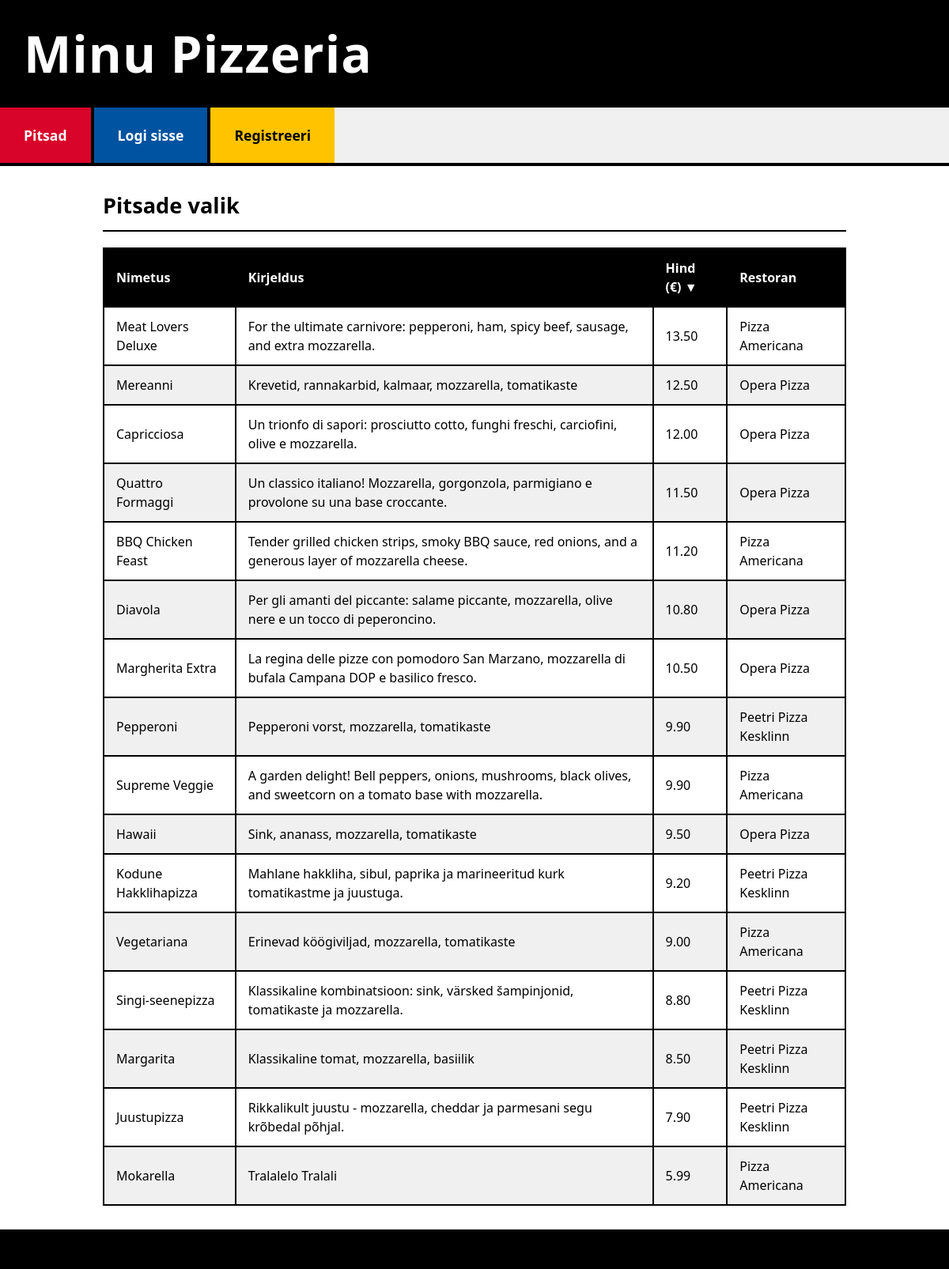
The page /pizzas_list.php?sort=hind&dir=DESC on the database its author committed.
### tables this page shows
CREATE TABLE `pitsad` (
  `PitsaID` int(11) NOT NULL,
  `Nimetus` varchar(100) NOT NULL,
  `Kirjeldus` text DEFAULT NULL,
  `Hind` decimal(10,2) NOT NULL,
  `RestoranID` int(11) DEFAULT NULL
);

CREATE TABLE `pitsarestoranid` (
  `RestoranID` int(11) NOT NULL,
  `Nimi` varchar(255) NOT NULL,
  `Aadress` text DEFAULT NULL,
  `Telefon` varchar(50) DEFAULT NULL,
  `AvatudAlates` time DEFAULT NULL,
  `AvatudKuni` time DEFAULT NULL
);

### abifunktsioonid.php (called while the page is built, shortened)
<?php
function saa_koik_pitsad($sort_column = 'p.Nimetus', $sort_direction = 'ASC') {
    global $yhendus;
    $pitsad = [];
    $allowed_sort_columns = ['p.Nimetus', 'p.Hind', 'pr.Nimi'];
    $allowed_sort_directions = ['ASC', 'DESC'];
    $sql = "SELECT p.*, pr.Nimi as RestoraniNimi
            FROM pitsad p
            LEFT JOIN pitsarestoranid pr ON p.RestoranID = pr.RestoranID
            ORDER BY " . $yhendus->real_escape_string($sort_column) . " " . $yhendus->real_escape_string($sort_direction);
    $result = $yhendus->query($sql);
    if ($result->num_rows > 0) {
        while ($row = $result->fetch_assoc()) {
            $pitsad[] = $row;
        }
    }
    return $pitsad;
}
?>

### pizzas_list.php (the view, shortened to what this page needs)
<?php
require_once('conf3.php');
require_once('abifunktsioonid.php');
$sort_column = isset($_GET['sort']) ? $_GET['sort'] : 'p.Nimetus';
$sort_direction = isset($_GET['dir']) ? strtoupper($_GET['dir']) : 'ASC';
$allowed_get_sort_columns = [
    'nimetus' => 'p.Nimetus',
    'hind' => 'p.Hind',
    'restoran' => 'pr.Nimi'
];
if (isset($allowed_get_sort_columns[$sort_column])) {
    $db_sort_column = $allowed_get_sort_columns[$sort_column];
} else {
    $db_sort_column = 'p.Nimetus';
    $sort_column = 'nimetus';
}
$pitsad = saa_koik_pitsad($db_sort_column, $sort_direction);
require_once('header.php');
?>
    <div class="content-block">
        <h2>Pitsade valik</h2>
        <?php if (!empty($pitsad)): ?>
            <table>
                <thead>
                <tr>
                    <th>
                        <a href="pizzas_list.php?sort=nimetus&dir=<?php echo ($sort_column == 'nimetus' && $sort_direction == 'ASC') ? 'DESC' : 'ASC'; ?>">
                            Nimetus <?php if ($sort_column == 'nimetus') echo ($sort_direction == 'ASC' ? '▲' : '▼'); ?>
                        </a>
                    </th>
                    <th>Kirjeldus</th>
                    <th>
                        <a href="pizzas_list.php?sort=hind&dir=<?php echo ($sort_column == 'hind' && $sort_direction == 'ASC') ? 'DESC' : 'ASC'; ?>">
                            Hind (€) <?php if ($sort_column == 'hind') echo ($sort_direction == 'ASC' ? '▲' : '▼'); ?>
                        </a>
                    </th>
                    <th>
                        <a href="pizzas_list.php?sort=restoran&dir=<?php echo ($sort_column == 'restoran' && $sort_direction == 'ASC') ? 'DESC' : 'ASC'; ?>">
                            Restoran <?php if ($sort_column == 'restoran') echo ($sort_direction == 'ASC' ? '▲' : '▼'); ?>
                        </a>
                    </th>
                </tr>
                </thead>
                <tbody>
                <?php foreach ($pitsad as $pitsa): ?>
                    <tr>
                        <td><?php echo htmlspecialchars($pitsa['Nimetus']); ?></td>
                        <td><?php echo nl2br(htmlspecialchars($pitsa['Kirjeldus'])); ?></td>
                        <td><?php echo htmlspecialchars(number_format($pitsa['Hind'], 2)); ?></td>
                        <td><?php echo htmlspecialchars($pitsa['RestoraniNimi'] ?? 'N/A'); ?></td>
                    </tr>
                <?php endforeach; ?>
                </tbody>
            </table>
        <?php else: ?>
            <p>Hetkel ei ole ühtegi pitsat saadaval.</p>
            <?php if ($yhendus->error) echo "<p style='color:red'>Andmebaasi viga: " . htmlspecialchars($yhendus->error) . "</p>";  ?>
        <?php endif; ?>
    </div>
<?php
require_once('footer.php');
?>

### style.css (style rules this page uses)
* { box-sizing: border-box; margin: 0; padding: 0; }
body { font-family: 'Segoe UI', Arial, sans-serif; background-color: #E0E0E0; color: #000000; line-height: 1.5; }
.content-block { padding: 30px; border-bottom: 4px solid #000000; }
.content-block:last-child { border-bottom: none; }
.content-block h2 { font-size: 1.7em; color: #000000; margin-bottom: 20px; padding-bottom: 10px; border-bottom: 2px solid #000000; font-weight: 600; }
table { width: 100%; border-collapse: collapse; margin-top: 10px; }
th, td { border: 2px solid #000000; padding: 12px 15px; text-align: left; background-color: #FFFFFF; }
th { background-color: #000000; color: white; font-weight: 600; }
th a { color: white; text-decoration: none; }
tr:nth-child(even) td { background-color: #F0F0F0; }

### rows shown on the page
pitsad: Nimetus "Meat Lovers Deluxe", Kirjeldus "For the ultimate carnivore: pepperoni, ham, spicy beef, sausage, and extra mozzarella.", Hind "13.50", RestoranID.Nimi "Pizza Americana"
pitsad: Nimetus "Mereanni", Kirjeldus "Krevetid, rannakarbid, kalmaar, mozzarella, tomatikaste", Hind "12.50", RestoranID.Nimi "Opera Pizza"
pitsad: Nimetus "Capricciosa", Kirjeldus "Un trionfo di sapori: prosciutto cotto, funghi freschi, carciofini, olive e mozzarella.", Hind "12.00", RestoranID.Nimi "Opera Pizza"
pitsad: Nimetus "Quattro Formaggi", Kirjeldus "Un classico italiano! Mozzarella, gorgonzola, parmigiano e provolone su una base croccante.", Hind "11.50", RestoranID.Nimi "Opera Pizza"
pitsad: Nimetus "BBQ Chicken Feast", Kirjeldus "Tender grilled chicken strips, smoky BBQ sauce, red onions, and a generous layer of mozzarella cheese.", Hind "11.20", RestoranID.Nimi "Pizza Americana"
pitsad: Nimetus "Diavola", Kirjeldus "Per gli amanti del piccante: salame piccante, mozzarella, olive nere e un tocco di peperoncino.", Hind "10.80", RestoranID.Nimi "Opera Pizza"
pitsad: Nimetus "Margherita Extra", Kirjeldus "La regina delle pizze con pomodoro San Marzano, mozzarella di bufala Campana DOP e basilico fresco.", Hind "10.50", RestoranID.Nimi "Opera Pizza"
pitsad: Nimetus "Pepperoni", Kirjeldus "Pepperoni vorst, mozzarella, tomatikaste", Hind "9.90", RestoranID.Nimi "Peetri Pizza Kesklinn"
pitsad: Nimetus "Supreme Veggie", Kirjeldus "A garden delight! Bell peppers, onions, mushrooms, black olives, and sweetcorn on a tomato base with mozzarella.", Hind "9.90", RestoranID.Nimi "Pizza Americana"
pitsad: Nimetus "Hawaii", Kirjeldus "Sink, ananass, mozzarella, tomatikaste", Hind "9.50", RestoranID.Nimi "Opera Pizza"
pitsad: Nimetus "Kodune Hakklihapizza", Kirjeldus "Mahlane hakkliha, sibul, paprika ja marineeritud kurk tomatikastme ja juustuga.", Hind "9.20", RestoranID.Nimi "Peetri Pizza Kesklinn"
pitsad: Nimetus "Vegetariana", Kirjeldus "Erinevad köögiviljad, mozzarella, tomatikaste", Hind "9.00", RestoranID.Nimi "Pizza Americana"
pitsad: Nimetus "Singi-seenepizza", Kirjeldus "Klassikaline kombinatsioon: sink, värsked šampinjonid, tomatikaste ja mozzarella.", Hind "8.80", RestoranID.Nimi "Peetri Pizza Kesklinn"
pitsad: Nimetus "Margarita", Kirjeldus "Klassikaline tomat, mozzarella, basiilik", Hind "8.50", RestoranID.Nimi "Peetri Pizza Kesklinn"
pitsad: Nimetus "Juustupizza", Kirjeldus "Rikkalikult juustu - mozzarella, cheddar ja parmesani segu krõbedal põhjal.", Hind "7.90", RestoranID.Nimi "Peetri Pizza Kesklinn"
pitsad: Nimetus "Mokarella", Kirjeldus "Tralalelo Tralali", Hind "5.99", RestoranID.Nimi "Pizza Americana"
